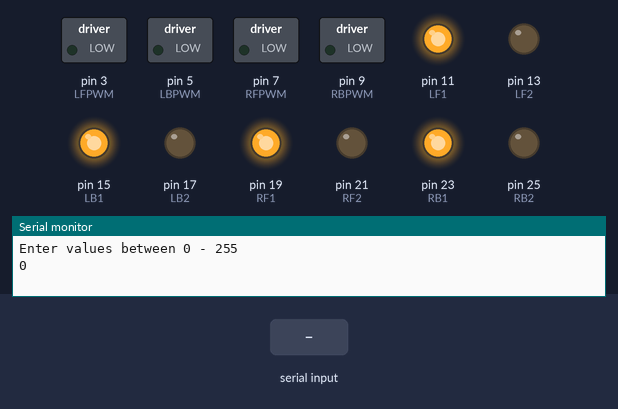
A sketch run on a simulated Arduino Mega 2560, built with avr-gcc and run on an emulated ATmega2560. Parts: switched loads named in the sketch (green lamp = pin HIGH), output pins drawn as LEDs (lit = HIGH), the last lines printed to the serial monitor. Dashed ring = blinking. The inputs (shaded band) are chosen by the test bench.

Above: at 1.2 s.
1.3 s: "90,45\n" received over Serial
At 2.3 s:
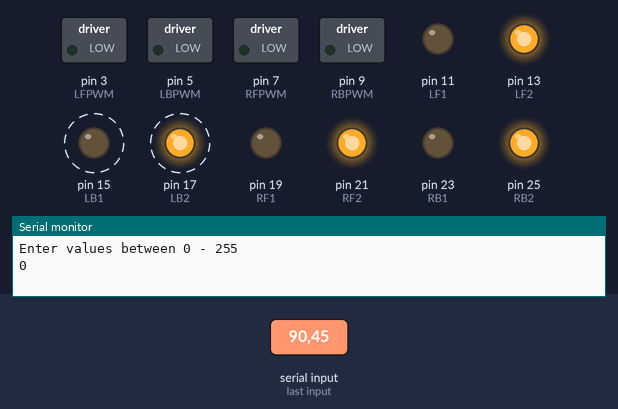
6.5 s: "200\n" received over Serial
At 8.8 s:
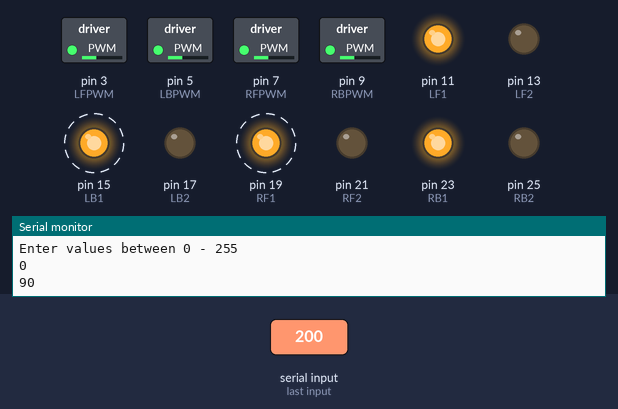
11.5 s: "90\n" received over Serial
At 12.4 s:
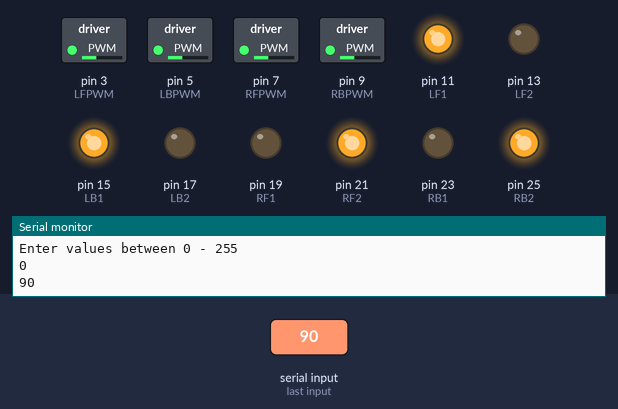
21.5 s: "30,150\n" received over Serial
Timing chart, 0 to 51.5 s (numbered marks = the images above; inputs shaded):
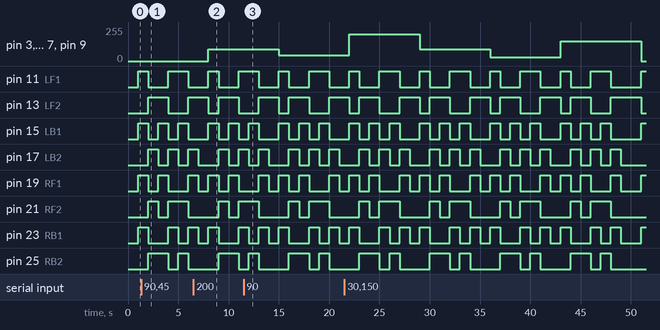

The sketch:

sketch_aug26a.ino
```cpp
const int LF1  = 11;   //Left front motor pin 1
const int LF2  = 13;   //Left front motor pin 2
const int LB1  = 15;    //Left back motor pin 1
const int LB2  = 17;    //Left back motor pin 2
const int RF1  = 19;   //Right front motor pin 1
const int RF2  = 21;  //Right front motor pin 2
const int RB1  = 23;  //Right back motor pin 1
const int RB2  = 25;   //Right back motor pin 2

int LFPWM = 3;        //PWM pin for motors
int LBPWM = 5;
int RFPWM = 7;
int RBPWM = 9;

void setup()

{

 pinMode(LFPWM, OUTPUT);
 pinMode(LBPWM, OUTPUT);
 pinMode(RFPWM, OUTPUT);
 pinMode(RBPWM, OUTPUT);
 pinMode(LF1, OUTPUT);
 pinMode(LF2, OUTPUT);
 pinMode(LB1, OUTPUT);
 pinMode(LB2, OUTPUT);
 pinMode(RF1, OUTPUT);
 pinMode(RF2, OUTPUT);
 pinMode(RB1, OUTPUT);
 pinMode(RB2, OUTPUT);

 Serial.begin(9600);
 Serial.println("Enter values between 0 - 255");
}
void loop()
{

 if(Serial.available())  ;
 {int speed = Serial.parseInt();
 Serial.println(speed);
 analogWrite(LFPWM, speed);
 analogWrite(LBPWM, speed);
 analogWrite(RFPWM, speed);
 analogWrite(RBPWM, speed);

 Forward();
  delay(1000);
 Backward();
  delay(1000);
 Right();
  delay(1000);
 Left();
   delay(1000);
 Clockwise();
    delay(1000);
CounterClockwise();
 delay(1000);
 Stop(); }
 delay(1000);
 }


void Forward()     {
          //Forward motion
 digitalWrite(LF1,HIGH);

 digitalWrite(LF2, LOW);

 digitalWrite(LB1,HIGH);

 digitalWrite(LB2, LOW);

 digitalWrite(RF1,HIGH);

 digitalWrite(RF2, LOW);

 digitalWrite(RB1,HIGH);

 digitalWrite(RB2,LOW); }


void Backward() {
        //Backward motion
 digitalWrite(LF1,LOW);

 digitalWrite(LF2, HIGH);

 digitalWrite(LB1,LOW);

 digitalWrite(LB2, HIGH);

 digitalWrite(RF1,LOW);

 digitalWrite(RF2, HIGH);

 digitalWrite(RB1,LOW);

 digitalWrite(RB2,HIGH); }

void Right(){
                //Turn right
 digitalWrite(LF1,LOW);

 digitalWrite(LF2, HIGH);

 digitalWrite(LB1,HIGH);

 digitalWrite(LB2, LOW);

 digitalWrite(RF1,HIGH);

 digitalWrite(RF2, LOW);

 digitalWrite(RB1,LOW);

 digitalWrite(RB2,HIGH); }


void Left(){
                //Turn left
 digitalWrite(LF1,HIGH);

 digitalWrite(LF2, LOW);

 digitalWrite(LB1,LOW);

 digitalWrite(LB2, HIGH);

 digitalWrite(RF1,LOW);

 digitalWrite(RF2, HIGH);

 digitalWrite(RB1,HIGH);

 digitalWrite(RB2,LOW); }

void Clockwise(){
             //Clockwise rotation
 digitalWrite(LF1,HIGH);

 digitalWrite(LF2, LOW);

 digitalWrite(LB1,HIGH);

 digitalWrite(LB2, LOW);

 digitalWrite(RF1,LOW);

 digitalWrite(RF2, HIGH);

 digitalWrite(RB1,LOW);

 digitalWrite(RB2,HIGH);  }

void CounterClockwise(){
    //Counter-Clockwise rotation
 digitalWrite(LF1,LOW);

 digitalWrite(LF2,HIGH);

 digitalWrite(LB1,LOW);

 digitalWrite(LB2, HIGH);

 digitalWrite(RF1,HIGH);

 digitalWrite(RF2,LOW);

 digitalWrite(RB1,HIGH);

 digitalWrite(RB2,LOW);   }


void Stop(){
                //Stop motion
 digitalWrite(LF1,LOW);

 digitalWrite(LF1, LOW);

 digitalWrite(LB1,LOW);

 digitalWrite(LB2, LOW);

 digitalWrite(RF1,LOW);

 digitalWrite(RF2, LOW);

 digitalWrite(RB1,LOW);

 digitalWrite(RB2,LOW);
}
```

Measured:
- by itself, pin 11 (LF1): repeats every 7.0 s: LOW 2.0 s, HIGH 2.0 s, LOW 2.0 s, HIGH 1.0 s
- by itself, pin 13 (LF2): repeats every 7.0 s: HIGH 2.0 s, LOW 2.0 s, HIGH 2.0 s, LOW 1.0 s
- by itself, pin 15 (LB1): repeats every 7.0 s: LOW 1.0 s, HIGH 1.0 s, LOW 1.0 s, HIGH 1.0 s, LOW 2.0 s, HIGH 1.0 s
- by itself, pin 17 (LB2): repeats every 7.0 s: 2 × (LOW 1.0 s, HIGH 1.0 s), LOW 2.0 s, HIGH 1.0 s
- by itself, pin 19 (RF1): repeats every 7.0 s: LOW 1.0 s, HIGH 1.0 s, LOW 2.0 s, HIGH 1.0 s, LOW 1.0 s, HIGH 1.0 s
- by itself, pin 21 (RF2): repeats every 7.0 s: LOW 1.0 s, HIGH 2.0 s, LOW 3.0 s, HIGH 1.0 s
- by itself, pin 23 (RB1): repeats every 7.0 s: LOW 2.0 s, HIGH 1.0 s, LOW 1.0 s, HIGH 1.0 s, LOW 1.0 s, HIGH 1.0 s
- by itself, pin 25 (RB2): repeats every 7.0 s: LOW 1.0 s, HIGH 1.0 s, LOW 3.0 s, HIGH 2.0 s
